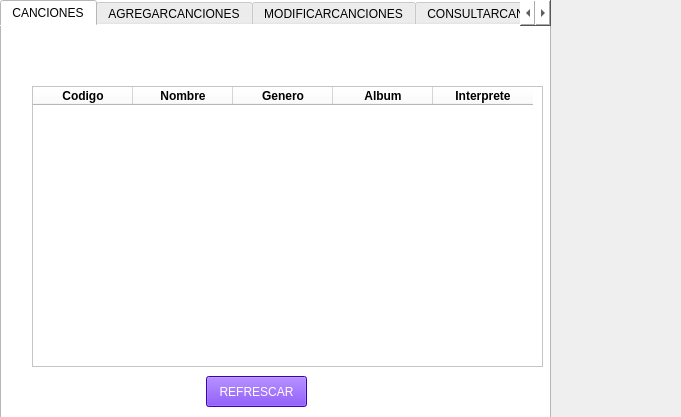
<?xml version="1.0" encoding="UTF-8"?>
<ui version="4.0">
 <class>Form</class>
 <widget class="QWidget" name="Form">
  <property name="geometry">
   <rect>
    <x>0</x>
    <y>0</y>
    <width>681</width>
    <height>417</height>
   </rect>
  </property>
  <property name="minimumSize">
   <size>
    <width>681</width>
    <height>400</height>
   </size>
  </property>
  <property name="windowTitle">
   <string>REGISTRO DE PRODUCTOS</string>
  </property>
  <property name="styleSheet">
   <string notr="true">color: qlineargradient(spread:pad, x1:0, y1:0, x2:1, y2:0, stop:0 rgba(255, 178, 102, 255), stop:0.55 rgba(235, 148, 61, 255), stop:0.98 rgba(0, 0, 0, 255), stop:1 rgba(0, 0, 0, 0));</string>
  </property>
  <widget class="QTabWidget" name="pantalla">
   <property name="geometry">
    <rect>
     <x>0</x>
     <y>0</y>
     <width>551</width>
     <height>421</height>
    </rect>
   </property>
   <property name="sizePolicy">
    <sizepolicy hsizetype="Expanding" vsizetype="Expanding">
     <horstretch>0</horstretch>
     <verstretch>0</verstretch>
    </sizepolicy>
   </property>
   <property name="minimumSize">
    <size>
     <width>541</width>
     <height>400</height>
    </size>
   </property>
   <property name="styleSheet">
    <string notr="true">background-color: rgb(255, 255, 255);
color: rgb(0, 0, 0);</string>
   </property>
   <property name="currentIndex">
    <number>0</number>
   </property>
   <widget class="QWidget" name="tab_5">
    <attribute name="title">
     <string>CANCIONES</string>
    </attribute>
    <widget class="QPushButton" name="bt_refrescar">
     <property name="geometry">
      <rect>
       <x>204</x>
       <y>350</y>
       <width>101</width>
       <height>31</height>
      </rect>
     </property>
     <property name="palette">
      <palette>
       <active>
        <colorrole role="WindowText">
         <brush brushstyle="SolidPattern">
          <color alpha="255">
           <red>255</red>
           <green>255</green>
           <blue>255</blue>
          </color>
         </brush>
        </colorrole>
        <colorrole role="Button">
         <brush brushstyle="SolidPattern">
          <color alpha="255">
           <red>85</red>
           <green>0</green>
           <blue>255</blue>
          </color>
         </brush>
        </colorrole>
        <colorrole role="Light">
         <brush brushstyle="SolidPattern">
          <color alpha="255">
           <red>127</red>
           <green>212</green>
           <blue>255</blue>
          </color>
         </brush>
        </colorrole>
        <colorrole role="Midlight">
         <brush brushstyle="SolidPattern">
          <color alpha="255">
           <red>63</red>
           <green>191</green>
           <blue>255</blue>
          </color>
         </brush>
        </colorrole>
        <colorrole role="Dark">
         <brush brushstyle="SolidPattern">
          <color alpha="255">
           <red>0</red>
           <green>85</green>
           <blue>127</blue>
          </color>
         </brush>
        </colorrole>
        <colorrole role="Mid">
         <brush brushstyle="SolidPattern">
          <color alpha="255">
           <red>0</red>
           <green>113</green>
           <blue>170</blue>
          </color>
         </brush>
        </colorrole>
        <colorrole role="Text">
         <brush brushstyle="SolidPattern">
          <color alpha="255">
           <red>255</red>
           <green>255</green>
           <blue>255</blue>
          </color>
         </brush>
        </colorrole>
        <colorrole role="BrightText">
         <brush brushstyle="SolidPattern">
          <color alpha="255">
           <red>255</red>
           <green>255</green>
           <blue>255</blue>
          </color>
         </brush>
        </colorrole>
        <colorrole role="ButtonText">
         <brush brushstyle="SolidPattern">
          <color alpha="255">
           <red>255</red>
           <green>255</green>
           <blue>255</blue>
          </color>
         </brush>
        </colorrole>
        <colorrole role="Base">
         <brush brushstyle="SolidPattern">
          <color alpha="255">
           <red>85</red>
           <green>0</green>
           <blue>255</blue>
          </color>
         </brush>
        </colorrole>
        <colorrole role="Window">
         <brush brushstyle="SolidPattern">
          <color alpha="255">
           <red>85</red>
           <green>0</green>
           <blue>255</blue>
          </color>
         </brush>
        </colorrole>
        <colorrole role="Shadow">
         <brush brushstyle="SolidPattern">
          <color alpha="255">
           <red>0</red>
           <green>0</green>
           <blue>0</blue>
          </color>
         </brush>
        </colorrole>
        <colorrole role="AlternateBase">
         <brush brushstyle="SolidPattern">
          <color alpha="255">
           <red>127</red>
           <green>212</green>
           <blue>255</blue>
          </color>
         </brush>
        </colorrole>
        <colorrole role="ToolTipBase">
         <brush brushstyle="SolidPattern">
          <color alpha="255">
           <red>255</red>
           <green>255</green>
           <blue>220</blue>
          </color>
         </brush>
        </colorrole>
        <colorrole role="ToolTipText">
         <brush brushstyle="SolidPattern">
          <color alpha="255">
           <red>0</red>
           <green>0</green>
           <blue>0</blue>
          </color>
         </brush>
        </colorrole>
        <colorrole role="PlaceholderText">
         <brush brushstyle="SolidPattern">
          <color alpha="128">
           <red>0</red>
           <green>0</green>
           <blue>0</blue>
          </color>
         </brush>
        </colorrole>
       </active>
       <inactive>
        <colorrole role="WindowText">
         <brush brushstyle="SolidPattern">
          <color alpha="255">
           <red>255</red>
           <green>255</green>
           <blue>255</blue>
          </color>
         </brush>
        </colorrole>
        <colorrole role="Button">
         <brush brushstyle="SolidPattern">
          <color alpha="255">
           <red>85</red>
           <green>0</green>
           <blue>255</blue>
          </color>
         </brush>
        </colorrole>
        <colorrole role="Light">
         <brush brushstyle="SolidPattern">
          <color alpha="255">
           <red>127</red>
           <green>212</green>
           <blue>255</blue>
          </color>
         </brush>
        </colorrole>
        <colorrole role="Midlight">
         <brush brushstyle="SolidPattern">
          <color alpha="255">
           <red>63</red>
           <green>191</green>
           <blue>255</blue>
          </color>
         </brush>
        </colorrole>
        <colorrole role="Dark">
         <brush brushstyle="SolidPattern">
          <color alpha="255">
           <red>0</red>
           <green>85</green>
           <blue>127</blue>
          </color>
         </brush>
        </colorrole>
        <colorrole role="Mid">
         <brush brushstyle="SolidPattern">
          <color alpha="255">
           <red>0</red>
           <green>113</green>
           <blue>170</blue>
          </color>
         </brush>
        </colorrole>
        <colorrole role="Text">
         <brush brushstyle="SolidPattern">
          <color alpha="255">
           <red>255</red>
           <green>255</green>
           <blue>255</blue>
          </color>
         </brush>
        </colorrole>
        <colorrole role="BrightText">
         <brush brushstyle="SolidPattern">
          <color alpha="255">
           <red>255</red>
           <green>255</green>
           <blue>255</blue>
          </color>
         </brush>
        </colorrole>
        <colorrole role="ButtonText">
         <brush brushstyle="SolidPattern">
          <color alpha="255">
           <red>255</red>
           <green>255</green>
           <blue>255</blue>
          </color>
         </brush>
        </colorrole>
        <colorrole role="Base">
         <brush brushstyle="SolidPattern">
          <color alpha="255">
           <red>85</red>
           <green>0</green>
           <blue>255</blue>
          </color>
         </brush>
        </colorrole>
        <colorrole role="Window">
         <brush brushstyle="SolidPattern">
          <color alpha="255">
           <red>85</red>
           <green>0</green>
           <blue>255</blue>
          </color>
         </brush>
        </colorrole>
        <colorrole role="Shadow">
         <brush brushstyle="SolidPattern">
          <color alpha="255">
           <red>0</red>
           <green>0</green>
           <blue>0</blue>
          </color>
         </brush>
        </colorrole>
        <colorrole role="AlternateBase">
         <brush brushstyle="SolidPattern">
          <color alpha="255">
           <red>127</red>
           <green>212</green>
           <blue>255</blue>
          </color>
         </brush>
        </colorrole>
        <colorrole role="ToolTipBase">
         <brush brushstyle="SolidPattern">
          <color alpha="255">
           <red>255</red>
           <green>255</green>
           <blue>220</blue>
          </color>
         </brush>
        </colorrole>
        <colorrole role="ToolTipText">
         <brush brushstyle="SolidPattern">
          <color alpha="255">
           <red>0</red>
           <green>0</green>
           <blue>0</blue>
          </color>
         </brush>
        </colorrole>
        <colorrole role="PlaceholderText">
         <brush brushstyle="SolidPattern">
          <color alpha="128">
           <red>0</red>
           <green>0</green>
           <blue>0</blue>
          </color>
         </brush>
        </colorrole>
       </inactive>
       <disabled>
        <colorrole role="WindowText">
         <brush brushstyle="SolidPattern">
          <color alpha="255">
           <red>255</red>
           <green>255</green>
           <blue>255</blue>
          </color>
         </brush>
        </colorrole>
        <colorrole role="Button">
         <brush brushstyle="SolidPattern">
          <color alpha="255">
           <red>85</red>
           <green>0</green>
           <blue>255</blue>
          </color>
         </brush>
        </colorrole>
        <colorrole role="Light">
         <brush brushstyle="SolidPattern">
          <color alpha="255">
           <red>127</red>
           <green>212</green>
           <blue>255</blue>
          </color>
         </brush>
        </colorrole>
        <colorrole role="Midlight">
         <brush brushstyle="SolidPattern">
          <color alpha="255">
           <red>63</red>
           <green>191</green>
           <blue>255</blue>
          </color>
         </brush>
        </colorrole>
        <colorrole role="Dark">
         <brush brushstyle="SolidPattern">
          <color alpha="255">
           <red>0</red>
           <green>85</green>
           <blue>127</blue>
          </color>
         </brush>
        </colorrole>
        <colorrole role="Mid">
         <brush brushstyle="SolidPattern">
          <color alpha="255">
           <red>0</red>
           <green>113</green>
           <blue>170</blue>
          </color>
         </brush>
        </colorrole>
        <colorrole role="Text">
         <brush brushstyle="SolidPattern">
          <color alpha="255">
           <red>255</red>
           <green>255</green>
           <blue>255</blue>
          </color>
         </brush>
        </colorrole>
        <colorrole role="BrightText">
         <brush brushstyle="SolidPattern">
          <color alpha="255">
           <red>255</red>
           <green>255</green>
           <blue>255</blue>
          </color>
         </brush>
        </colorrole>
        <colorrole role="ButtonText">
         <brush brushstyle="SolidPattern">
          <color alpha="255">
           <red>255</red>
           <green>255</green>
           <blue>255</blue>
          </color>
         </brush>
        </colorrole>
        <colorrole role="Base">
         <brush brushstyle="SolidPattern">
          <color alpha="255">
           <red>85</red>
           <green>0</green>
           <blue>255</blue>
          </color>
         </brush>
        </colorrole>
        <colorrole role="Window">
         <brush brushstyle="SolidPattern">
          <color alpha="255">
           <red>85</red>
           <green>0</green>
           <blue>255</blue>
          </color>
         </brush>
        </colorrole>
        <colorrole role="Shadow">
         <brush brushstyle="SolidPattern">
          <color alpha="255">
           <red>0</red>
           <green>0</green>
           <blue>0</blue>
          </color>
         </brush>
        </colorrole>
        <colorrole role="AlternateBase">
         <brush brushstyle="SolidPattern">
          <color alpha="255">
           <red>0</red>
           <green>170</green>
           <blue>255</blue>
          </color>
         </brush>
        </colorrole>
        <colorrole role="ToolTipBase">
         <brush brushstyle="SolidPattern">
          <color alpha="255">
           <red>255</red>
           <green>255</green>
           <blue>220</blue>
          </color>
         </brush>
        </colorrole>
        <colorrole role="ToolTipText">
         <brush brushstyle="SolidPattern">
          <color alpha="255">
           <red>0</red>
           <green>0</green>
           <blue>0</blue>
          </color>
         </brush>
        </colorrole>
        <colorrole role="PlaceholderText">
         <brush brushstyle="SolidPattern">
          <color alpha="128">
           <red>0</red>
           <green>0</green>
           <blue>0</blue>
          </color>
         </brush>
        </colorrole>
       </disabled>
      </palette>
     </property>
     <property name="styleSheet">
      <string notr="true">background-color: rgb(85, 0, 255);
color: rgb(255, 255, 255);
font: 75 10pt &quot;MS Shell Dlg 2&quot;;</string>
     </property>
     <property name="text">
      <string>REFRESCAR</string>
     </property>
    </widget>
    <widget class="QTableWidget" name="tabla_canciones">
     <property name="geometry">
      <rect>
       <x>30</x>
       <y>60</y>
       <width>511</width>
       <height>281</height>
      </rect>
     </property>
     <property name="rowCount">
      <number>0</number>
     </property>
     <property name="columnCount">
      <number>5</number>
     </property>
     <column>
      <property name="text">
       <string>Codigo</string>
      </property>
      <property name="font">
       <font>
        <weight>75</weight>
        <bold>true</bold>
       </font>
      </property>
      <property name="textAlignment">
       <set>AlignCenter</set>
      </property>
      <property name="background">
       <color>
        <red>255</red>
        <green>0</green>
        <blue>191</blue>
       </color>
      </property>
     </column>
     <column>
      <property name="text">
       <string>Nombre</string>
      </property>
      <property name="font">
       <font>
        <weight>75</weight>
        <bold>true</bold>
       </font>
      </property>
      <property name="textAlignment">
       <set>AlignCenter</set>
      </property>
      <property name="background">
       <color>
        <red>85</red>
        <green>255</green>
        <blue>127</blue>
       </color>
      </property>
     </column>
     <column>
      <property name="text">
       <string>Genero</string>
      </property>
      <property name="font">
       <font>
        <weight>75</weight>
        <bold>true</bold>
       </font>
      </property>
      <property name="textAlignment">
       <set>AlignCenter</set>
      </property>
      <property name="background">
       <color>
        <red>255</red>
        <green>248</green>
        <blue>53</blue>
       </color>
      </property>
     </column>
     <column>
      <property name="text">
       <string>Album</string>
      </property>
      <property name="font">
       <font>
        <weight>75</weight>
        <bold>true</bold>
       </font>
      </property>
      <property name="textAlignment">
       <set>AlignCenter</set>
      </property>
      <property name="background">
       <color>
        <red>0</red>
        <green>170</green>
        <blue>127</blue>
       </color>
      </property>
     </column>
     <column>
      <property name="text">
       <string>Interprete</string>
      </property>
      <property name="font">
       <font>
        <weight>75</weight>
        <bold>true</bold>
       </font>
      </property>
      <property name="textAlignment">
       <set>AlignCenter</set>
      </property>
      <property name="background">
       <color>
        <red>255</red>
        <green>170</green>
        <blue>0</blue>
       </color>
      </property>
     </column>
    </widget>
   </widget>
   <widget class="QWidget" name="tab_2">
    <attribute name="title">
     <string>AGREGARCANCIONES</string>
    </attribute>
    <widget class="QPushButton" name="bt_agregar">
     <property name="geometry">
      <rect>
       <x>420</x>
       <y>260</y>
       <width>75</width>
       <height>23</height>
      </rect>
     </property>
     <property name="styleSheet">
      <string notr="true">background-color: rgb(85, 0, 255);
color: rgb(255, 255, 255);
font: 75 10pt &quot;MS Shell Dlg 2&quot;;</string>
     </property>
     <property name="text">
      <string>AGREGAR</string>
     </property>
    </widget>
    <widget class="QWidget" name="layoutWidget">
     <property name="geometry">
      <rect>
       <x>170</x>
       <y>70</y>
       <width>231</width>
       <height>211</height>
      </rect>
     </property>
     <layout class="QHBoxLayout" name="horizontalLayout">
      <item>
       <layout class="QVBoxLayout" name="verticalLayout_2">
        <item>
         <widget class="QLabel" name="label_2">
          <property name="text">
           <string>CODIGO:</string>
          </property>
         </widget>
        </item>
        <item>
         <widget class="QLabel" name="label_3">
          <property name="text">
           <string>NOMBRE:</string>
          </property>
         </widget>
        </item>
        <item>
         <widget class="QLabel" name="label_4">
          <property name="text">
           <string>GENERO:</string>
          </property>
         </widget>
        </item>
        <item>
         <widget class="QLabel" name="label_5">
          <property name="text">
           <string>ALBUM:</string>
          </property>
         </widget>
        </item>
        <item>
         <widget class="QLabel" name="label_6">
          <property name="text">
           <string>INTERPRETE:</string>
          </property>
         </widget>
        </item>
       </layout>
      </item>
      <item>
       <layout class="QVBoxLayout" name="verticalLayout">
        <item>
         <widget class="QLineEdit" name="codigoA"/>
        </item>
        <item>
         <widget class="QLineEdit" name="nombreA"/>
        </item>
        <item>
         <widget class="QLineEdit" name="generoA"/>
        </item>
        <item>
         <widget class="QLineEdit" name="albumA"/>
        </item>
        <item>
         <widget class="QLineEdit" name="interpreteA"/>
        </item>
       </layout>
      </item>
     </layout>
    </widget>
   </widget>
   <widget class="QWidget" name="tab_3">
    <attribute name="title">
     <string>MODIFICARCANCIONES</string>
    </attribute>
    <widget class="QPushButton" name="bt_actualizar">
     <property name="geometry">
      <rect>
       <x>60</x>
       <y>200</y>
       <width>91</width>
       <height>21</height>
      </rect>
     </property>
     <property name="styleSheet">
      <string notr="true">background-color: rgb(85, 0, 255);
color: rgb(255, 255, 255);
font: 75 10pt &quot;MS Shell Dlg 2&quot;;</string>
     </property>
     <property name="text">
      <string>ACTUALIZAR</string>
     </property>
    </widget>
    <widget class="QWidget" name="layoutWidget">
     <property name="geometry">
      <rect>
       <x>270</x>
       <y>80</y>
       <width>251</width>
       <height>221</height>
      </rect>
     </property>
     <layout class="QHBoxLayout" name="horizontalLayout_2">
      <item>
       <layout class="QVBoxLayout" name="verticalLayout_4">
        <item>
         <widget class="QLabel" name="codigo">
          <property name="text">
           <string>NOMBRE:</string>
          </property>
         </widget>
        </item>
        <item>
         <widget class="QLabel" name="label_8">
          <property name="text">
           <string>NOMBRE:</string>
          </property>
         </widget>
        </item>
        <item>
         <widget class="QLabel" name="label_9">
          <property name="text">
           <string>GENERO:</string>
          </property>
         </widget>
        </item>
        <item>
         <widget class="QLabel" name="label_10">
          <property name="text">
           <string>ALBUM: </string>
          </property>
         </widget>
        </item>
        <item>
         <widget class="QLabel" name="label_11">
          <property name="text">
           <string>INTERPRETE: </string>
          </property>
         </widget>
        </item>
       </layout>
      </item>
      <item>
       <layout class="QVBoxLayout" name="verticalLayout_3">
        <item>
         <widget class="QLineEdit" name="codigo_actualizar"/>
        </item>
        <item>
         <widget class="QLineEdit" name="nombre_actualizar"/>
        </item>
        <item>
         <widget class="QLineEdit" name="genero_actualizar"/>
        </item>
        <item>
         <widget class="QLineEdit" name="album_actualizar"/>
        </item>
        <item>
         <widget class="QLineEdit" name="interprete_actualizar"/>
        </item>
       </layout>
      </item>
     </layout>
    </widget>
    <widget class="QLineEdit" name="id_cancion">
     <property name="geometry">
      <rect>
       <x>30</x>
       <y>120</y>
       <width>180</width>
       <height>20</height>
      </rect>
     </property>
    </widget>
    <widget class="QLabel" name="label_13">
     <property name="geometry">
      <rect>
       <x>40</x>
       <y>80</y>
       <width>191</width>
       <height>39</height>
      </rect>
     </property>
     <property name="text">
      <string>INGRESE EL ID DE LA CANCION</string>
     </property>
    </widget>
    <widget class="QPushButton" name="id_buscar">
     <property name="geometry">
      <rect>
       <x>70</x>
       <y>150</y>
       <width>75</width>
       <height>23</height>
      </rect>
     </property>
     <property name="styleSheet">
      <string notr="true">background-color: rgb(255, 255, 255);</string>
     </property>
     <property name="text">
      <string>BUSCAR</string>
     </property>
    </widget>
   </widget>
   <widget class="QWidget" name="tab">
    <attribute name="title">
     <string>CONSULTARCANCION</string>
    </attribute>
    <widget class="QPushButton" name="bt_buscar">
     <property name="geometry">
      <rect>
       <x>250</x>
       <y>360</y>
       <width>75</width>
       <height>23</height>
      </rect>
     </property>
     <property name="styleSheet">
      <string notr="true">background-color: rgb(85, 0, 255);
color: rgb(255, 255, 255);
font: 75 10pt &quot;MS Shell Dlg 2&quot;;</string>
     </property>
     <property name="text">
      <string>BUSCAR</string>
     </property>
    </widget>
    <widget class="QLineEdit" name="codigoB">
     <property name="geometry">
      <rect>
       <x>72</x>
       <y>51</y>
       <width>101</width>
       <height>20</height>
      </rect>
     </property>
     <property name="text">
      <string/>
     </property>
    </widget>
    <widget class="QLabel" name="label">
     <property name="geometry">
      <rect>
       <x>21</x>
       <y>51</y>
       <width>45</width>
       <height>16</height>
      </rect>
     </property>
     <property name="text">
      <string>CODIGO:</string>
     </property>
    </widget>
    <widget class="QTableWidget" name="tabla_buscar">
     <property name="geometry">
      <rect>
       <x>30</x>
       <y>90</y>
       <width>511</width>
       <height>261</height>
      </rect>
     </property>
     <property name="rowCount">
      <number>0</number>
     </property>
     <property name="columnCount">
      <number>5</number>
     </property>
     <column>
      <property name="text">
       <string>Codigo</string>
      </property>
      <property name="font">
       <font>
        <weight>75</weight>
        <bold>true</bold>
       </font>
      </property>
      <property name="textAlignment">
       <set>AlignCenter</set>
      </property>
      <property name="background">
       <color>
        <red>255</red>
        <green>0</green>
        <blue>191</blue>
       </color>
      </property>
     </column>
     <column>
      <property name="text">
       <string>Nombre</string>
      </property>
      <property name="font">
       <font>
        <weight>75</weight>
        <bold>true</bold>
       </font>
      </property>
      <property name="textAlignment">
       <set>AlignCenter</set>
      </property>
      <property name="background">
       <color>
        <red>85</red>
        <green>255</green>
        <blue>127</blue>
       </color>
      </property>
     </column>
     <column>
      <property name="text">
       <string>Genero</string>
      </property>
      <property name="font">
       <font>
        <weight>75</weight>
        <bold>true</bold>
       </font>
      </property>
      <property name="textAlignment">
       <set>AlignCenter</set>
      </property>
      <property name="background">
       <color>
        <red>255</red>
        <green>248</green>
        <blue>53</blue>
       </color>
      </property>
     </column>
     <column>
      <property name="text">
       <string>Album</string>
      </property>
      <property name="font">
       <font>
        <weight>75</weight>
        <bold>true</bold>
       </font>
      </property>
      <property name="textAlignment">
       <set>AlignCenter</set>
      </property>
      <property name="background">
       <color>
        <red>0</red>
        <green>170</green>
        <blue>127</blue>
       </color>
      </property>
     </column>
     <column>
      <property name="text">
       <string>Interprete</string>
      </property>
      <property name="font">
       <font>
        <weight>75</weight>
        <bold>true</bold>
       </font>
      </property>
      <property name="textAlignment">
       <set>AlignCenter</set>
      </property>
      <property name="background">
       <color>
        <red>255</red>
        <green>170</green>
        <blue>0</blue>
       </color>
      </property>
     </column>
    </widget>
   </widget>
  </widget>
 </widget>
 <resources/>
 <connections/>
</ui>
